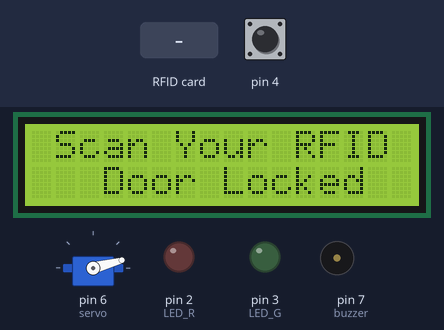
The sketch below on a simulated Arduino Uno, built with avr-gcc and run on an emulated ATmega328P. Shown: servo, 16×2 character LCD, output pins drawn as LEDs (lit = HIGH), buzzer (waves = sounding). Dashed ring = blinking. The test bench sets the inputs (shaded band); at power-on: pin 4 HIGH. Pins used as bus, display or sensor lines are not drawn; what the sketch prints to the serial monitor is not drawn.

Above: at 1.3 s.
1.4 s: pin 4 pulled LOW for 0.15 s
At 2.5 s:
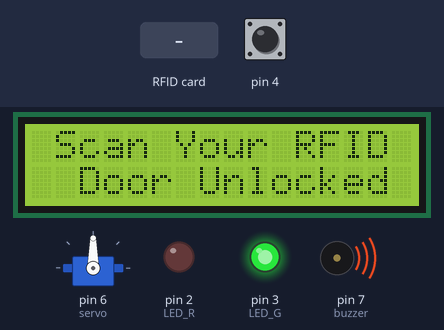
4.3 s: RFID card 5E 7A 19 C4 held to the reader
At 4.57 s:
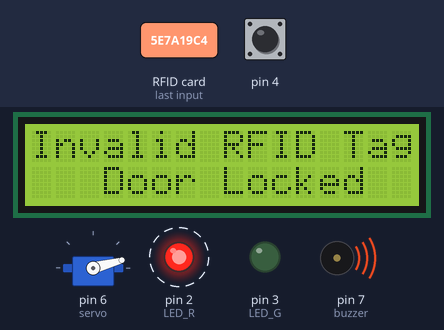
6.4 s: pin 4 pulled LOW for 1 s
At 7.64 s:
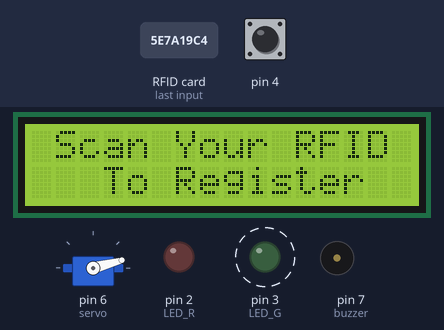
8.0 s: RFID card 5E 7A 19 C4 held to the reader
At 9.3 s:
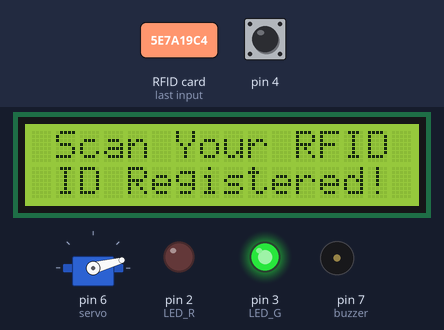
11.0 s: pin 4 pulled LOW for 3.2 s
At 11.69 s:
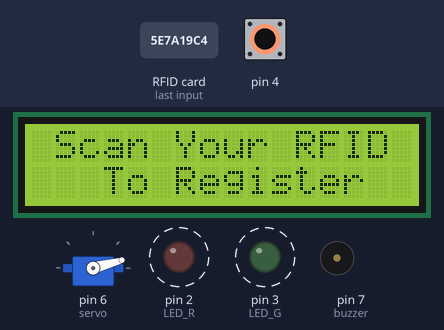
14.8 s: RFID card 5E 7A 19 C4 held to the reader
At 16.1 s:
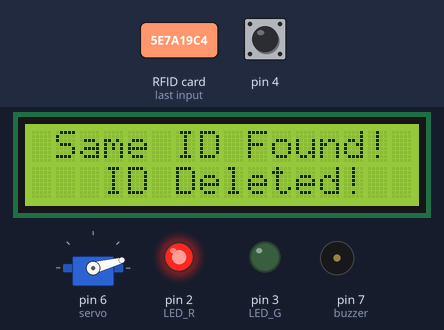
Timing chart, 0 to 18.4 s (numbered marks = the images above; inputs shaded):
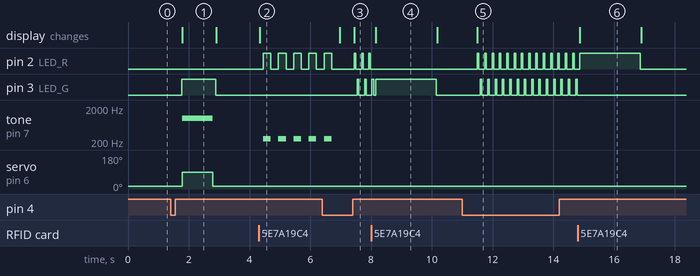

Measured:
- after the input at 1.4 s, pin 3 (LED_G): LOW → HIGH after 0.37 s, → LOW 1.1 s later; tone on pin 7 (buzzer): silent → 1000 Hz after 0.39 s, → silent 1.0 s later; servo on pin 6 (servo): 15° → 90° after 0.38 s, → 15° 1.0 s later; the display: changes after 0.39 s (image 1)
- after the input at 4.3 s, pin 2 (LED_R): alternates HIGH for 0.25 s and LOW for 0.25 s, starting after 0.15 s; tone on pin 7 (buzzer): alternates 250 Hz for 0.25 s and silent for 0.25 s, starting after 0.15 s; the display: changes at once (image 2)
- after the input at 6.4 s, pin 3 (LED_G): alternates HIGH for 0.05 s and LOW for 0.19 s, starting after 1.2 s; the display: first differs from a run without the input after 1.1 s (image 3)
- after the input at 8.0 s, pin 2 (LED_R): stops changing and stays LOW; the display: changes after 0.15 s (image 4)
- after the input at 11.0 s, pin 2 (LED_R): alternates HIGH for 0.05 s and LOW for 0.19 s, starting after 0.50 s; pin 3 (LED_G): alternates HIGH for 0.05 s and LOW for 0.19 s, starting after 0.60 s; the display: changes after 0.50 s (image 5)
- after the input at 14.8 s, pin 3 (LED_G): stops changing and stays LOW; the display: changes after 0.07 s (image 6)
- what the display in image 1 shows lasts 1.1 s, from 1.8 s to 2.9 s

The sketch:

RFID-project-arduino.ino
```cpp
#include <SPI.h>
#include <MFRC522.h>
#include <Servo.h>
#include <LiquidCrystal_I2C.h>
#include <PinButton.h>
LiquidCrystal_I2C lcd(0x27, 16, 2);

#define SS_PIN 10
#define RST_PIN 9
#define LED_G 3                    // Define green LED as pin 3
#define LED_R 2                    // Define red LED as pin 2
MFRC522 mfrc522(SS_PIN, RST_PIN);  // Create MFRC522 instance
const int buzzer = 7;              // buzzer

//int button = 4;                   // Set button on pin 4
Servo servo;  // Declare servo

PinButton button(4);    // Button to lock and register card
String registered[10];  // Array of pre-registered IDs
String UIDcard;

//reset
void (*resetFunc)(void) = 0;

void setup() {
  Serial.begin(9600);                              // Initialize serial communications with the PC
  SPI.begin();                                     // Init SPI bus
  mfrc522.PCD_Init();                              // Init MFRC522 card
  mfrc522.PCD_SetAntennaGain(mfrc522.RxGain_max);  // Increase to max frequency
  pinMode(buzzer, OUTPUT);                         // Set buzzer - pin 9 as an output

  // RFID Module checker
  if (!mfrc522.PCD_PerformSelfTest()) {
    Serial.println("RFiD reader failed to initialized");  // If encountered this issues, please reconnect the arduino
    Serial.println("Restarting...");
    delay(500);
    resetFunc();
  }

  else {
    Serial.println("RFiD reader success initialized");
  }

  pinMode(LED_G, OUTPUT);  // Set green LED as OUTPUT
  pinMode(LED_R, OUTPUT);  // Set red LED as OUTPUT
  servo.attach(6);         // Set servo on pin 6
  servo.write(15);         // Set servo angle at 15 degrees

  lcd.begin();
  lcd.backlight();
  lcd.clear();
  lcd.setCursor(0, 0);  // Column, Row
  lcd.print(" Scan Your RFID ");
  Serial.println("Scan Your RFID");
  lcd.setCursor(0, 1);  // Column, Row
  lcd.print("   Door Locked   ");
  Serial.println("Door Locked");
}

void loop() {

  button.update();

  // Read card
  if (ReadCard() == true) {

    if (RegisteredCard() == true) {

      Serial.println("Access Granted");
      //Serial.println();
      // Unlock();

    } else {

      lcd.setCursor(0, 0);
      lcd.print("Invalid RFID Tag");
      Serial.println("Invalid RFID Tag");
      lcd.setCursor(0, 1);
      lcd.print("   Door Locked   ");
      Serial.println("Door Locked");
      Lock();

      for (int i = 0; i < 5; i++) {

        digitalWrite(LED_R, HIGH);
        tone(buzzer, 250); // 250 Hz sound signal
        delay(250);
        digitalWrite(LED_R, LOW);
        noTone(buzzer);
        delay(250);
      }
    }
  }

  // Read button
  if (button.isSingleClick()) {

    //Serial.println("Entering registeration mode");
    //NewRegisterationCard();
    Unlock();
  }

  if (button.isLongClick()) {  //Registering new card mode

    Serial.println("Entering registeration mode");
    NewRegisterationCard();
  }

  lcd.setCursor(0, 0);  // Column, Row
  lcd.print(" Scan Your RFID ");
  lcd.setCursor(0, 1);  // Column, Row
  lcd.print("   Door Locked   ");
}

// Read card UID
bool ReadCard() {

  if (!mfrc522.PICC_IsNewCardPresent()) {
    return false;
  }

  // Select one of the cards
  if (!mfrc522.PICC_ReadCardSerial()) {
    return false;
  }

  String content = "";
  byte letter;

  for (byte i = 0; i < mfrc522.uid.size; i++) {

    Serial.print(mfrc522.uid.uidByte[i] < 0x10 ? " 0" : " ");
    Serial.print(mfrc522.uid.uidByte[i], HEX);
    content.concat(String(mfrc522.uid.uidByte[i] < 0x10 ? " 0" : " "));
    content.concat(String(mfrc522.uid.uidByte[i], HEX));
  }

  mfrc522.PICC_HaltA();  // Stop reading card

  content.toUpperCase();
  UIDcard = content.substring(1);
  Serial.println("\nReadCardUIDCard: " + UIDcard);
  return true;
}

bool RegisteredCard() {

  bool statRegister = false;

  for (int i = 0; i < 10; i++) {

    if (registered[i] == UIDcard) {

      statRegister = true;
      Serial.println("Card registered");
      Unlock();   // Unlock the door

      break;
    }
  }

  return statRegister;
}

// Unlocks door
void Unlock() {

  servo.write(90);
  digitalWrite(LED_G, HIGH);
  lcd.setCursor(0, 1);
  lcd.print("  Door Unlocked ");
  Serial.println("Door Unlocked");

  tone(buzzer, 1000); // Buzzer for unlock
  delay(1000);
  noTone(buzzer);
  Lock();  // Lock the door
}

// Locks door
void Lock() {

  servo.write(15);
  delay(100);
  digitalWrite(LED_G, LOW);
  lcd.setCursor(0, 1);
  lcd.print("   Door Locked   ");
  Serial.println("Door Locked");
}

// Register new Card
void NewRegisterationCard() {

  bool findCard = false;
  // Waiting to read card

  while (!mfrc522.PICC_IsNewCardPresent() || !mfrc522.PICC_ReadCardSerial()) {

    Serial.println("Scan Your Card To Register");
    lcd.setCursor(0, 1);
    lcd.print("   To Register  ");
    digitalWrite(LED_R, HIGH);
    delay(50);
    digitalWrite(LED_R, LOW);
    delay(50);
    digitalWrite(LED_G, HIGH);
    delay(50);
    digitalWrite(LED_G, LOW);
    delay(50);
  }

  String content = "";
  byte letter;

  for (byte i = 0; i < mfrc522.uid.size; i++) {

    Serial.print(mfrc522.uid.uidByte[i] < 0x10 ? " 0" : " ");
    Serial.print(mfrc522.uid.uidByte[i], HEX);
    content.concat(String(mfrc522.uid.uidByte[i] < 0x10 ? " 0" : " "));
    content.concat(String(mfrc522.uid.uidByte[i], HEX));
  }
  mfrc522.PICC_HaltA();  // Stop reading card

  content.toUpperCase();
  UIDcard = content.substring(1);
  Serial.println("\nUIDCard: " + UIDcard);


  for (int i = 0; i < 10; i++) {

    // If ID already exists
    if (registered[i] == UIDcard) {  // Deleting ID

      findCard = true;  // UIDcard registered in array

      registered[i] = "";
      lcd.setCursor(0, 0);
      lcd.print(" Same ID Found! ");
      Serial.println("Same ID Found!");
      lcd.setCursor(0, 1);
      lcd.print("   ID Deleted!  ");
      Serial.println("ID Deleted!");
      digitalWrite(LED_R, HIGH);
      delay(2000);
      digitalWrite(LED_R, LOW);
      break;
    }
  }

  // If not found card in array, thus the card not yet registered.
  if (findCard == false) {

    for (int i = 0; i < 10; i++) {

      // If an empty index is found
      if (registered[i] == "") {
        registered[i] = UIDcard;
        lcd.setCursor(0, 1);
        lcd.print(" ID Registered! ");
        Serial.println("ID Registered!");
        digitalWrite(LED_G, HIGH);
        delay(2000);
        digitalWrite(LED_G, LOW);
        break;
      }
    }
  }

  for (int i = 0; i < 10; i++) {
    Serial.println(registered[i]);
  }
}
```
